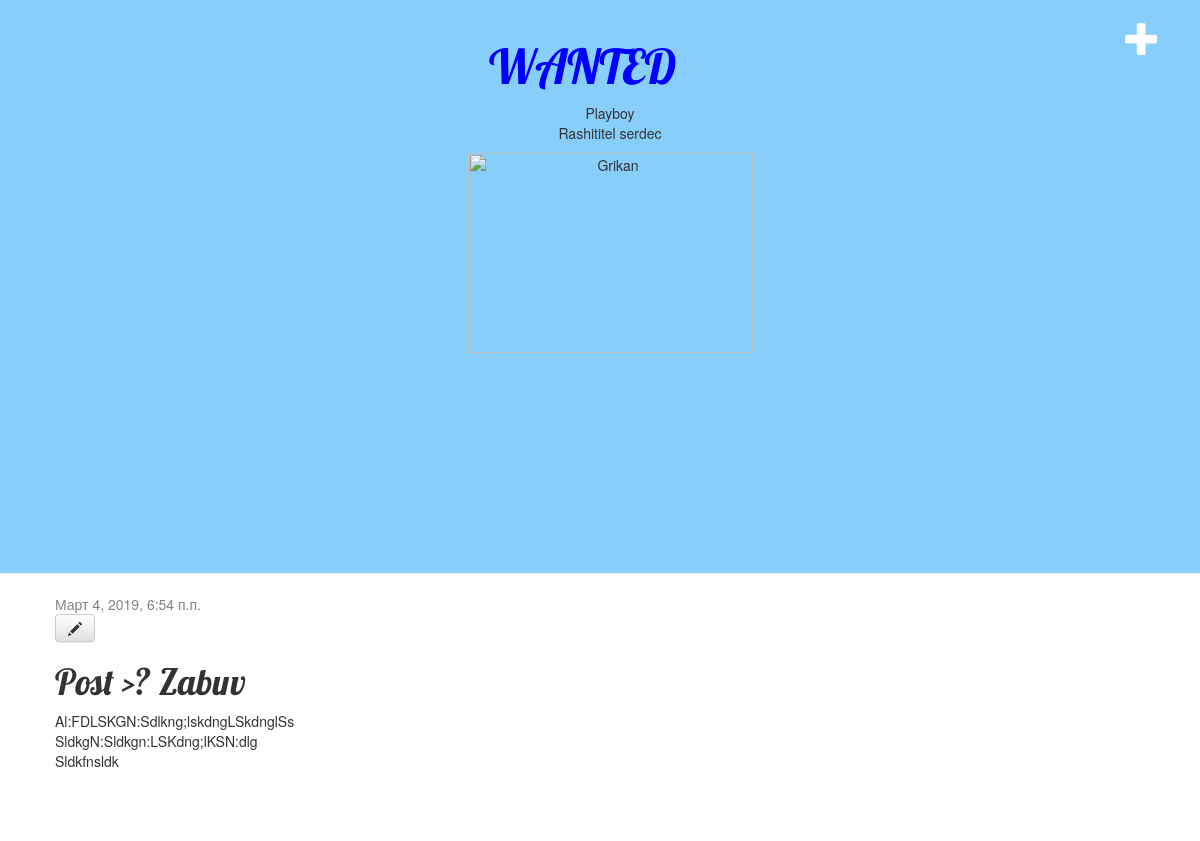
The app's page /post/4/ (signed in) with its own data.
### blog/models.py (models this page shows, shortened)
class Post(models.Model):
    author = models.ForeignKey(settings.AUTH_USER_MODEL, on_delete=models.CASCADE)
    title = models.CharField(max_length=200)
    text = models.TextField()
    created_date = models.DateTimeField(default=timezone.now)
    published_date = models.DateTimeField(blank=True, null=True)

### blog/views.py (the view)
# urls.py: path('post/<int:pk>/', views.post_detail, name='post_detail'),
def post_detail(request, pk):
    post = get_object_or_404(Post, pk=pk)
    return render(request, 'blog/post_detail.html', {'post': post})

### blog/templates/blog/post_detail.html
{% extends 'blog/base.html' %}
{% block content %}
    <div class="post">
        {% if post.published_date %}
            <div class="date">
                {{ post.published_date }}
            </div>
        {% endif %}
        {% if user.is_authenticated %}
            <a class="btn btn-default" href="{% url 'post_edit' pk=post.pk %}"><span class="glyphicon glyphicon-pencil"></span></a>
        {% endif %}
        <h1>{{ post.title }}</h1>
        <p>{{ post.text|linebreaksbr }}</p>
    </div>
{% endblock %}

### blog/static/css/blog.css (style rules this page uses)
h1, h2, h3, h4 { font-family: 'Lobster', cursive; }
.date { color: #828282; }
.post { margin-bottom: 70px; }

### records on screen
Post: published_date "Март 4, 2019, 6:54 п.п.", title "Post >? Zabuv", text "Al:FDLSKGN:Sdlkng;lskdngLSkdnglSs SldkgN:Sldkgn:LSKdng;lKSN:dlg Sldkfnsldk"
